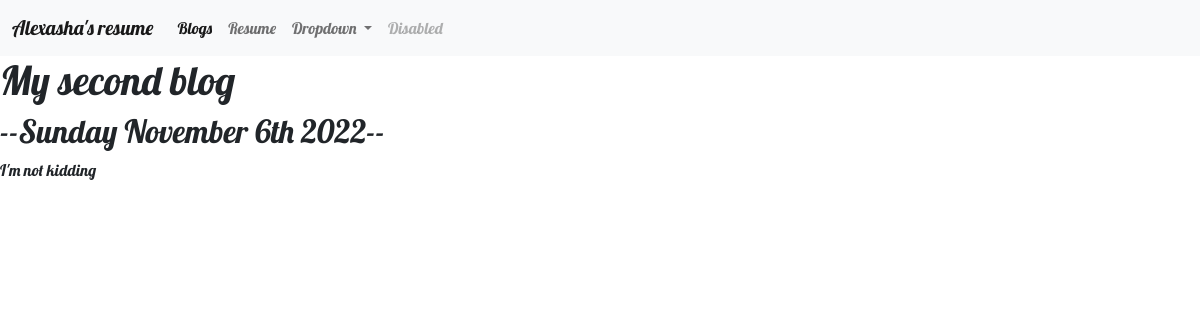
The app's page /blog/4/ with its own data.
### blog/models.py (models this page shows, shortened)
class Blog(models.Model):
    title = models.CharField(max_length=200)
    date = models.DateField(auto_now_add=True)
    description = models.CharField(max_length=500)

### blog/views.py (the view)
# urls.py: path('<int:blog_id>/', views.detail, name='detail'),
def detail(request, blog_id):
    blog = get_object_or_404(Blog, pk=blog_id)
    if blog:
        return render(request, 'blog/detail.html', {'blog': blog})

### blog/templates/blog/detail.html
{%extends 'portfolio/base.html'%}
{% block content%}
<h1>{{blog.title}}</h1>
<h2>--{{blog.date|date:'l F jS Y'}}--</h2>
{{ blog.description|safe }}
{% endblock %}

### portfolio/static/portfolio/custom.css (style rules this page uses)
body { font-family: 'Lobster', cursive; }

### records on screen
Blog: title "My second blog", date "Sunday November 6th 2022", description "I'm not kidding"
